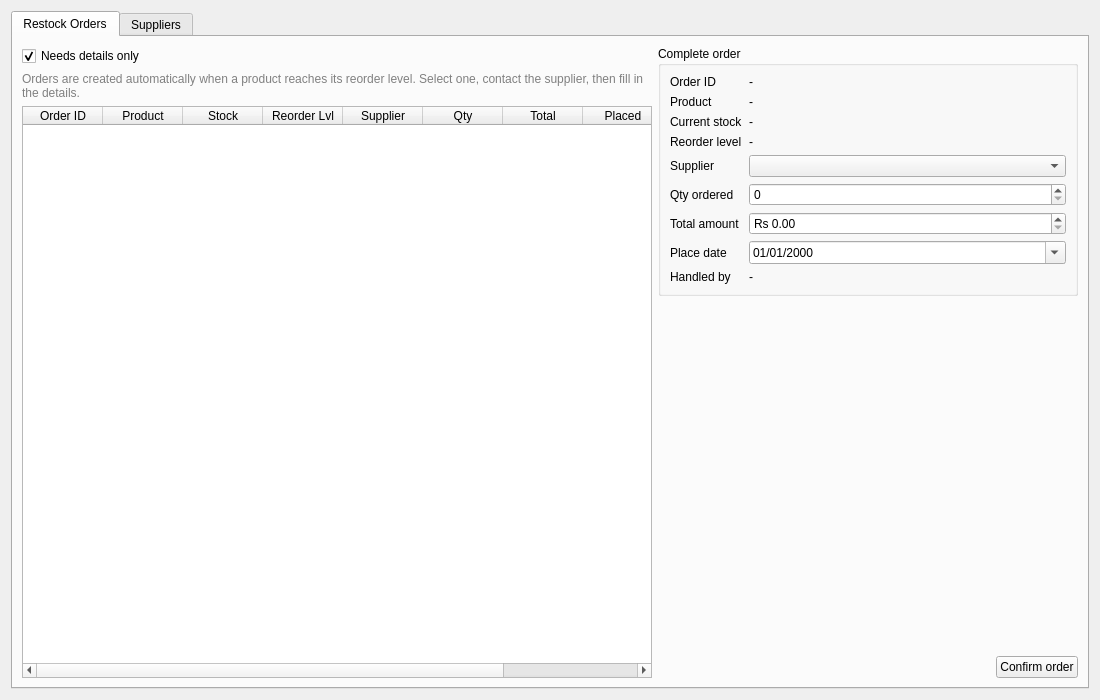
<?xml version="1.0" encoding="UTF-8"?>
<ui version="4.0">
 <class>SuppliersPage</class>
 <widget class="QWidget" name="SuppliersPage">
  <property name="geometry">
   <rect>
    <x>0</x>
    <y>0</y>
    <width>1100</width>
    <height>700</height>
   </rect>
  </property>
  <property name="windowTitle">
   <string>Suppliers &amp; Restock</string>
  </property>
  <layout class="QVBoxLayout" name="layout_168">
   <item>
    <widget class="QTabWidget" name="tabs">
     <property name="currentIndex">
      <number>0</number>
     </property>
     <widget class="QWidget" name="tabOrders">
      <attribute name="title">
       <string>Restock Orders</string>
      </attribute>
      <layout class="QHBoxLayout" name="layout_167" stretch="3,2">
       <item>
        <layout class="QVBoxLayout" name="layout_152">
         <item>
          <layout class="QHBoxLayout" name="layout_150">
           <item>
            <widget class="QCheckBox" name="chkNeedsDetails">
             <property name="text">
              <string>Needs details only</string>
             </property>
             <property name="checked">
              <bool>true</bool>
             </property>
            </widget>
           </item>
          </layout>
         </item>
         <item>
          <widget class="QLabel" name="label_151">
           <property name="styleSheet">
            <string>color: gray;</string>
           </property>
           <property name="text">
            <string>Orders are created automatically when a product reaches its reorder level. Select one, contact the supplier, then fill in the details.</string>
           </property>
           <property name="wordWrap">
            <bool>true</bool>
           </property>
          </widget>
         </item>
         <item>
          <widget class="QTableWidget" name="tblOrders">
           <property name="editTriggers">
            <set>QAbstractItemView::NoEditTriggers</set>
           </property>
           <property name="alternatingRowColors">
            <bool>true</bool>
           </property>
           <property name="selectionMode">
            <enum>QAbstractItemView::SingleSelection</enum>
           </property>
           <property name="selectionBehavior">
            <enum>QAbstractItemView::SelectRows</enum>
           </property>
           <attribute name="horizontalHeaderDefaultSectionSize">
            <number>80</number>
           </attribute>
           <attribute name="horizontalHeaderMinimumSectionSize">
            <number>40</number>
           </attribute>
           <attribute name="horizontalHeaderStretchLastSection">
            <bool>true</bool>
           </attribute>
           <attribute name="verticalHeaderVisible">
            <bool>false</bool>
           </attribute>
           <column>
            <property name="text">
             <string>Order ID</string>
            </property>
           </column>
           <column>
            <property name="text">
             <string>Product</string>
            </property>
           </column>
           <column>
            <property name="text">
             <string>Stock</string>
            </property>
           </column>
           <column>
            <property name="text">
             <string>Reorder Lvl</string>
            </property>
           </column>
           <column>
            <property name="text">
             <string>Supplier</string>
            </property>
           </column>
           <column>
            <property name="text">
             <string>Qty</string>
            </property>
           </column>
           <column>
            <property name="text">
             <string>Total</string>
            </property>
           </column>
           <column>
            <property name="text">
             <string>Placed</string>
            </property>
           </column>
           <column>
            <property name="text">
             <string>Status</string>
            </property>
           </column>
          </widget>
         </item>
        </layout>
       </item>
       <item>
        <layout class="QVBoxLayout" name="layout_166">
         <item>
          <widget class="QGroupBox" name="grpOrder">
           <property name="title">
            <string>Complete order</string>
           </property>
           <layout class="QFormLayout" name="layout_162">
            <item row="0" column="0">
             <widget class="QLabel" name="label_153">
              <property name="text">
               <string>Order ID</string>
              </property>
             </widget>
            </item>
            <item row="0" column="1">
             <widget class="QLabel" name="lblOrderId">
              <property name="text">
               <string>-</string>
              </property>
             </widget>
            </item>
            <item row="1" column="0">
             <widget class="QLabel" name="label_154">
              <property name="text">
               <string>Product</string>
              </property>
             </widget>
            </item>
            <item row="1" column="1">
             <widget class="QLabel" name="lblOrderProduct">
              <property name="text">
               <string>-</string>
              </property>
              <property name="wordWrap">
               <bool>true</bool>
              </property>
             </widget>
            </item>
            <item row="2" column="0">
             <widget class="QLabel" name="label_155">
              <property name="text">
               <string>Current stock</string>
              </property>
             </widget>
            </item>
            <item row="2" column="1">
             <widget class="QLabel" name="lblOrderStock">
              <property name="text">
               <string>-</string>
              </property>
             </widget>
            </item>
            <item row="3" column="0">
             <widget class="QLabel" name="label_156">
              <property name="text">
               <string>Reorder level</string>
              </property>
             </widget>
            </item>
            <item row="3" column="1">
             <widget class="QLabel" name="lblOrderReorder">
              <property name="text">
               <string>-</string>
              </property>
             </widget>
            </item>
            <item row="4" column="0">
             <widget class="QLabel" name="label_157">
              <property name="text">
               <string>Supplier</string>
              </property>
             </widget>
            </item>
            <item row="4" column="1">
             <widget class="QComboBox" name="cmbSupplier"/>
            </item>
            <item row="5" column="0">
             <widget class="QLabel" name="label_158">
              <property name="text">
               <string>Qty ordered</string>
              </property>
             </widget>
            </item>
            <item row="5" column="1">
             <widget class="QSpinBox" name="spnOrderQty">
              <property name="minimum">
               <number>0</number>
              </property>
              <property name="maximum">
               <number>999999</number>
              </property>
             </widget>
            </item>
            <item row="6" column="0">
             <widget class="QLabel" name="label_159">
              <property name="text">
               <string>Total amount</string>
              </property>
             </widget>
            </item>
            <item row="6" column="1">
             <widget class="QDoubleSpinBox" name="dspOrderTotal">
              <property name="prefix">
               <string>Rs </string>
              </property>
              <property name="decimals">
               <number>2</number>
              </property>
              <property name="minimum">
               <double>0.000000000000000</double>
              </property>
              <property name="maximum">
               <double>99999999.000000000000000</double>
              </property>
             </widget>
            </item>
            <item row="7" column="0">
             <widget class="QLabel" name="label_160">
              <property name="text">
               <string>Place date</string>
              </property>
             </widget>
            </item>
            <item row="7" column="1">
             <widget class="QDateEdit" name="dtePlaceDate">
              <property name="displayFormat">
               <string>dd/MM/yyyy</string>
              </property>
              <property name="calendarPopup">
               <bool>true</bool>
              </property>
             </widget>
            </item>
            <item row="8" column="0">
             <widget class="QLabel" name="label_161">
              <property name="text">
               <string>Handled by</string>
              </property>
             </widget>
            </item>
            <item row="8" column="1">
             <widget class="QLabel" name="lblPlacedBy">
              <property name="text">
               <string>-</string>
              </property>
             </widget>
            </item>
           </layout>
          </widget>
         </item>
         <item>
          <spacer name="spacer_163">
           <property name="orientation">
            <enum>Qt::Vertical</enum>
           </property>
           <property name="sizeHint" stdset="0">
            <size>
             <width>20</width>
             <height>20</height>
            </size>
           </property>
          </spacer>
         </item>
         <item>
          <layout class="QHBoxLayout" name="layout_165">
           <item>
            <spacer name="spacer_164">
             <property name="orientation">
              <enum>Qt::Horizontal</enum>
             </property>
             <property name="sizeHint" stdset="0">
              <size>
               <width>20</width>
               <height>20</height>
              </size>
             </property>
            </spacer>
           </item>
           <item>
            <widget class="QPushButton" name="btnConfirmOrder">
             <property name="text">
              <string>Confirm order</string>
             </property>
             <property name="role" stdset="0">
              <string>primary</string>
             </property>
            </widget>
           </item>
          </layout>
         </item>
        </layout>
       </item>
      </layout>
     </widget>
     <widget class="QWidget" name="tabSuppliers">
      <attribute name="title">
       <string>Suppliers</string>
      </attribute>
      <layout class="QHBoxLayout" name="layout_148" stretch="3,2">
       <item>
        <layout class="QVBoxLayout" name="layout_138">
         <item>
          <widget class="QTableWidget" name="tblSuppliers">
           <property name="editTriggers">
            <set>QAbstractItemView::NoEditTriggers</set>
           </property>
           <property name="alternatingRowColors">
            <bool>true</bool>
           </property>
           <property name="selectionMode">
            <enum>QAbstractItemView::SingleSelection</enum>
           </property>
           <property name="selectionBehavior">
            <enum>QAbstractItemView::SelectRows</enum>
           </property>
           <attribute name="horizontalHeaderDefaultSectionSize">
            <number>80</number>
           </attribute>
           <attribute name="horizontalHeaderMinimumSectionSize">
            <number>40</number>
           </attribute>
           <attribute name="horizontalHeaderStretchLastSection">
            <bool>true</bool>
           </attribute>
           <attribute name="verticalHeaderVisible">
            <bool>false</bool>
           </attribute>
           <column>
            <property name="text">
             <string>ID</string>
            </property>
           </column>
           <column>
            <property name="text">
             <string>Name</string>
            </property>
           </column>
           <column>
            <property name="text">
             <string>Email</string>
            </property>
           </column>
           <column>
            <property name="text">
             <string>Contact</string>
            </property>
           </column>
          </widget>
         </item>
        </layout>
       </item>
       <item>
        <layout class="QVBoxLayout" name="layout_147">
         <item>
          <widget class="QGroupBox" name="grpSupplier">
           <property name="title">
            <string>Supplier</string>
           </property>
           <layout class="QFormLayout" name="layout_143">
            <item row="0" column="0">
             <widget class="QLabel" name="label_139">
              <property name="text">
               <string>Supplier ID</string>
              </property>
             </widget>
            </item>
            <item row="0" column="1">
             <widget class="QLabel" name="lblSupplierId">
              <property name="text">
               <string>(auto)</string>
              </property>
             </widget>
            </item>
            <item row="1" column="0">
             <widget class="QLabel" name="label_140">
              <property name="text">
               <string>Name</string>
              </property>
             </widget>
            </item>
            <item row="1" column="1">
             <widget class="QLineEdit" name="edSupplierName"/>
            </item>
            <item row="2" column="0">
             <widget class="QLabel" name="label_141">
              <property name="text">
               <string>Email</string>
              </property>
             </widget>
            </item>
            <item row="2" column="1">
             <widget class="QLineEdit" name="edSupplierEmail"/>
            </item>
            <item row="3" column="0">
             <widget class="QLabel" name="label_142">
              <property name="text">
               <string>Contact</string>
              </property>
             </widget>
            </item>
            <item row="3" column="1">
             <widget class="QLineEdit" name="edSupplierContact"/>
            </item>
           </layout>
          </widget>
         </item>
         <item>
          <spacer name="spacer_144">
           <property name="orientation">
            <enum>Qt::Vertical</enum>
           </property>
           <property name="sizeHint" stdset="0">
            <size>
             <width>20</width>
             <height>20</height>
            </size>
           </property>
          </spacer>
         </item>
         <item>
          <layout class="QHBoxLayout" name="layout_146">
           <item>
            <widget class="QPushButton" name="btnSupNew">
             <property name="text">
              <string>New</string>
             </property>
            </widget>
           </item>
           <item>
            <widget class="QPushButton" name="btnSupDelete">
             <property name="text">
              <string>Delete</string>
             </property>
             <property name="role" stdset="0">
              <string>danger</string>
             </property>
            </widget>
           </item>
           <item>
            <spacer name="spacer_145">
             <property name="orientation">
              <enum>Qt::Horizontal</enum>
             </property>
             <property name="sizeHint" stdset="0">
              <size>
               <width>20</width>
               <height>20</height>
              </size>
             </property>
            </spacer>
           </item>
           <item>
            <widget class="QPushButton" name="btnSupSave">
             <property name="text">
              <string>Save</string>
             </property>
             <property name="role" stdset="0">
              <string>primary</string>
             </property>
            </widget>
           </item>
          </layout>
         </item>
        </layout>
       </item>
      </layout>
     </widget>
    </widget>
   </item>
  </layout>
 </widget>
 <resources/>
 <connections/>
</ui>
